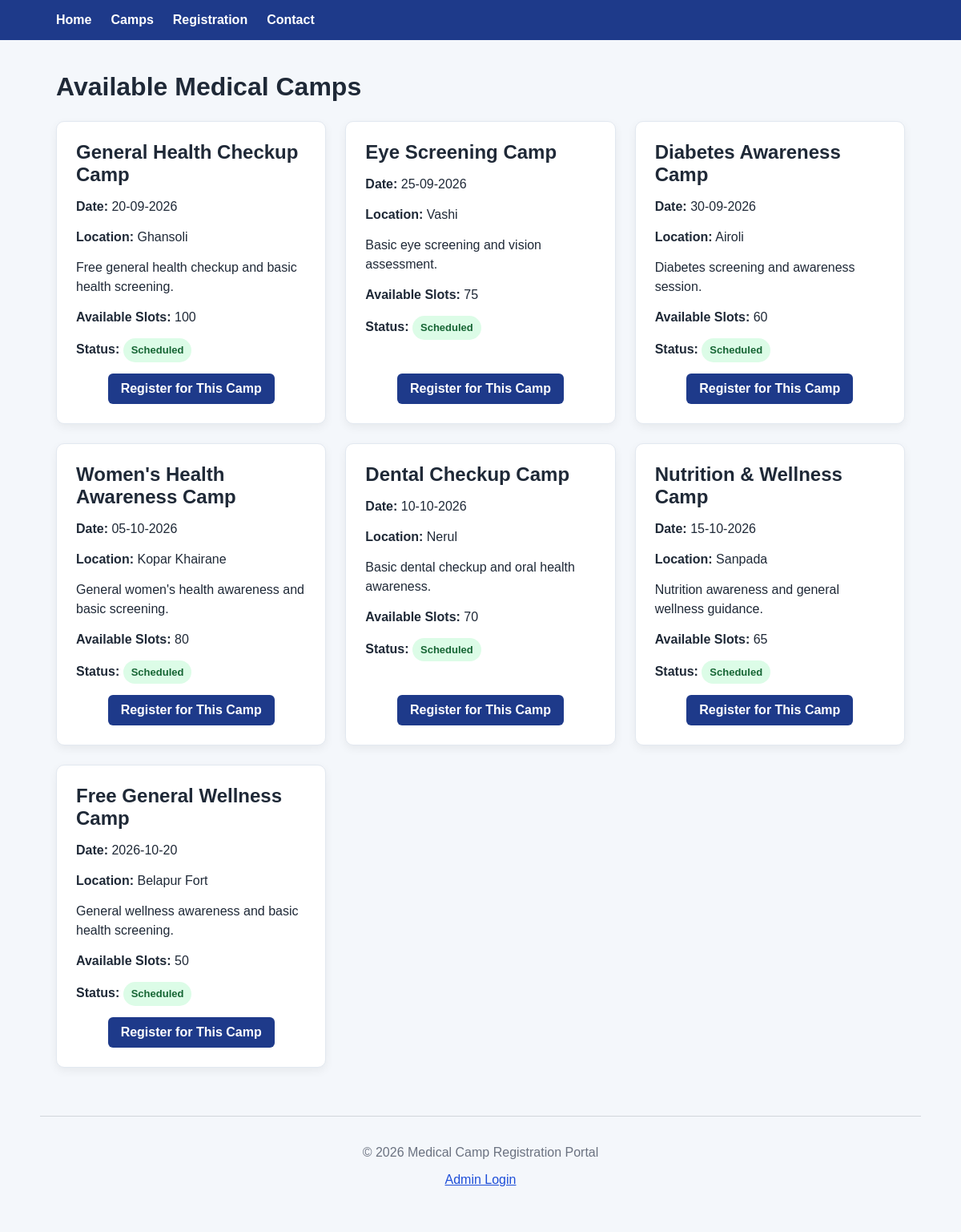
The page /camps on the database as committed earlier.
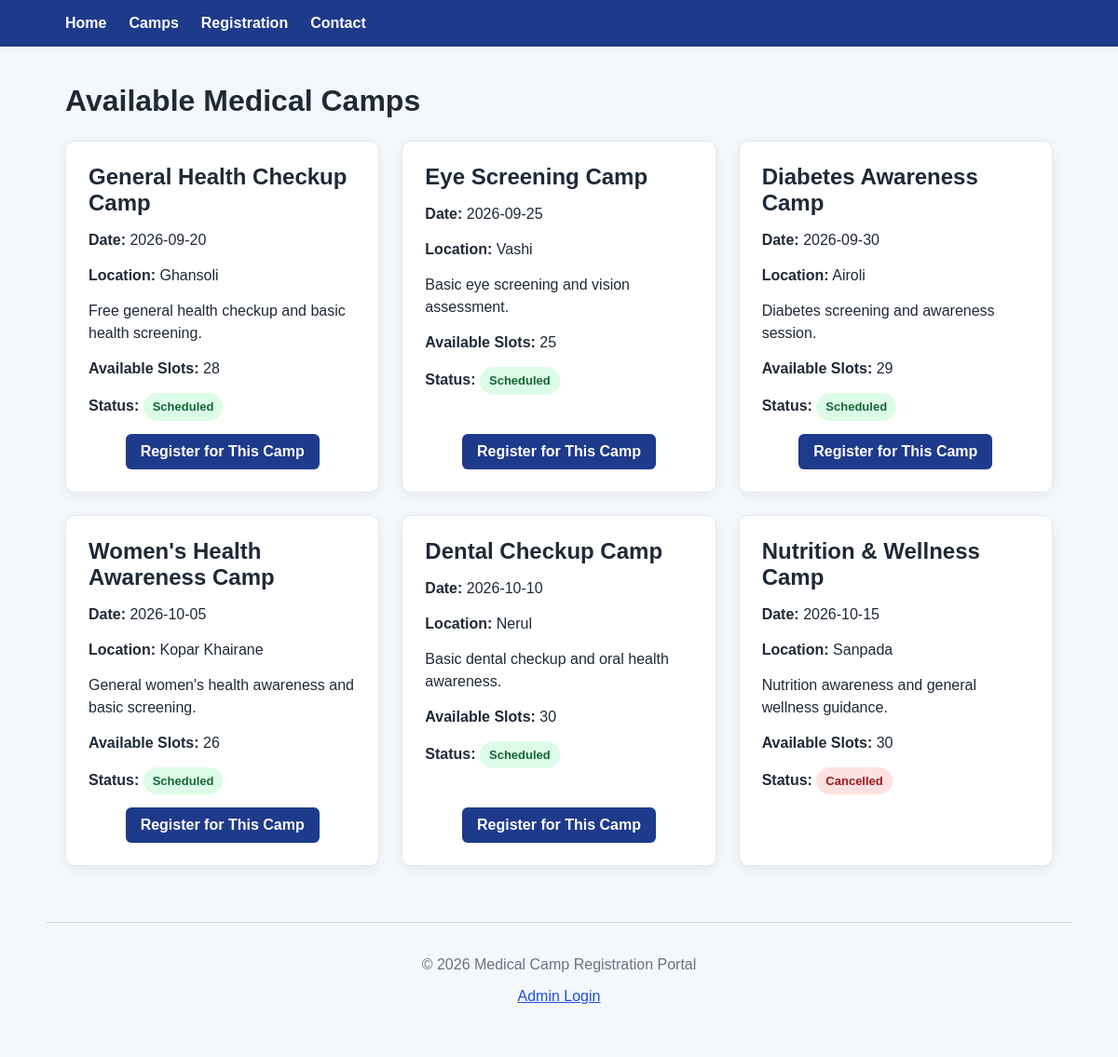
The same page on the database as committed later.
### app/models/camp.py (models this page shows)
class Camp(Base):
    __tablename__ = "camps"
    id = Column(Integer, primary_key=True, index=True)
    name = Column(String(150), nullable=False)
    date = Column(String(20), nullable=False)
    location = Column(String(200), nullable=False)
    description = Column(Text, nullable=True)
    available_slots = Column(Integer, nullable=False)
    status = Column(
        String(20),
        nullable=False,
        default="scheduled"
    )
    registrations = relationship(
        "Registration",
        back_populates="camp"
    )

### app/main.py (the view)
@app.get("/camps")
def camps(
    request: Request,
    db: Session = Depends(get_db)
):
    camps = db.query(Camp).all()
    return templates.TemplateResponse(
        request=request,
        name="camps.html",
        context={
            "camps": camps
        }
    )

### app/templates/camps.html (shortened to what this page needs)
{% extends "base.html" %}
{% block content %}
<h1>Available Medical Camps</h1>
{% if camps %}
<div class="camp-grid">
    {% for camp in camps %}
    <article class="camp-card">
        <h2>{{ camp.name }}</h2>
        <p>
            <strong>Date:</strong>
            {{ camp.date }}
        </p>
        <p>
            <strong>Location:</strong>
            {{ camp.location }}
        </p>
        {% if camp.description %}
        <p>{{ camp.description }}</p>
        {% endif %}
        <p>
            <strong>Available Slots:</strong>
            {{ camp.available_slots }}
        </p>
        <p>
            <strong>Status:</strong>
            <span class="status-badge status-{{ camp.status }}">
                {{ camp.status|capitalize }}
            </span>
        </p>
        {% if camp.status == "scheduled" and camp.available_slots > 0 %}
            <a
                class="button"
                href="/registration?camp_id={{ camp.id }}"
            >
                Register for This Camp
            </a>
        {% elif camp.status == "scheduled" and camp.available_slots == 0 %}
            <span class="camp-unavailable">
                Fully Booked
            </span>
        {% endif %}
    </article>
    {% endfor %}
</div>
{% else %}
<p>No medical camps are currently available.</p>
{% endif %}
{% endblock %}

### app/templates/base.html (shortened to what this page needs)
<!DOCTYPE html>
<html lang="en">
<head>
    <link rel="stylesheet" href="{{ url_for('static', path='style.css') }}">
</head>
<body>
    <header>
        <nav aria-label="Main navigation">
            <ul>
                <li><a href="/">Home</a></li>
                <li><a href="/camps">Camps</a></li>
                <li><a href="/registration">Registration</a></li>
                <li><a href="/contact">Contact</a></li>
            </ul>
        </nav>
    </header>
    <main>
        {% block content %}
        {% endblock %}
    </main>
    <footer>
        <p>&copy; 2026 Medical Camp Registration Portal</p>
        <p><a href="/admin/login">Admin Login</a></p>
    </footer>
</body>
</html>

### app/static/style.css (style rules this page uses)
* { box-sizing: border-box; }
body { margin: 0; font-family: Arial, sans-serif; background: #f4f7fb; color: #1f2937; }
header { background: #1e3a8a; padding: 16px 0; }
nav { max-width: 1100px; margin: 0 auto; padding: 0 20px; }
nav ul { list-style: none; margin: 0; padding: 0; display: flex; gap: 24px; }
nav a { color: white; text-decoration: none; font-weight: 600; }
main { max-width: 1100px; margin: 40px auto; padding: 0 20px; }
h1 { margin-bottom: 24px; }
h2 { margin-top: 0; }
footer { max-width: 1100px; margin: 60px auto 20px; padding: 20px; text-align: center; color: #6b7280; border-top: 1px solid #d1d5db; }
a { color: #1d4ed8; }
nav a { color: white; }
.camp-grid { display: grid; grid-template-columns: repeat(3, 1fr); gap: 24px; }
.camp-card { background: white; padding: 24px; border: 1px solid #e2e8f0; border-radius: 10px; box-shadow: 0 4px 12px rgba(0, 0, 0, 0.06); display: flex; flex-direction: column; height: 100%; }
.camp-card h2 { margin-top: 0; margin-bottom: 14px; }
.camp-card p { margin: 0 0 14px; line-height: 1.5; }
.button { display: block; width: fit-content; margin: auto auto 0; padding: 10px 16px; background: #1e3a8a; color: white; text-decoration: none; border-radius: 6px; font-weight: 600; }
.status-badge { display: inline-block; padding: 5px 10px; border-radius: 999px; font-size: 13px; font-weight: 600; text-transform: capitalize; }
.status-scheduled { background: #dcfce7; color: #166534; }
.status-cancelled { background: #fee2e2; color: #991b1b; }

Rows that differ between the two databases and show on the page:
removed Camp: name "Free General Wellness Camp", date "2026-10-20", location "Belapur Fort", description "General wellness awareness and basic health screening.", available_slots "50", status "Scheduled"
changed Camp "General Health Checkup Camp": date "20-09-2026" → "2026-09-20"; available_slots "100" → "28"
changed Camp "Eye Screening Camp": date "25-09-2026" → "2026-09-25"; available_slots "75" → "25"
changed Camp "Diabetes Awareness Camp": date "30-09-2026" → "2026-09-30"; available_slots "60" → "29"
changed Camp "Women's Health Awareness Camp": date "05-10-2026" → "2026-10-05"; available_slots "80" → "26"
changed Camp "Dental Checkup Camp": date "10-10-2026" → "2026-10-10"; available_slots "70" → "30"
changed Camp "Nutrition & Wellness Camp": date "15-10-2026" → "2026-10-15"; available_slots "65" → "30"; status "Scheduled" → "Cancelled"; no longer shows "Register for This Camp"
